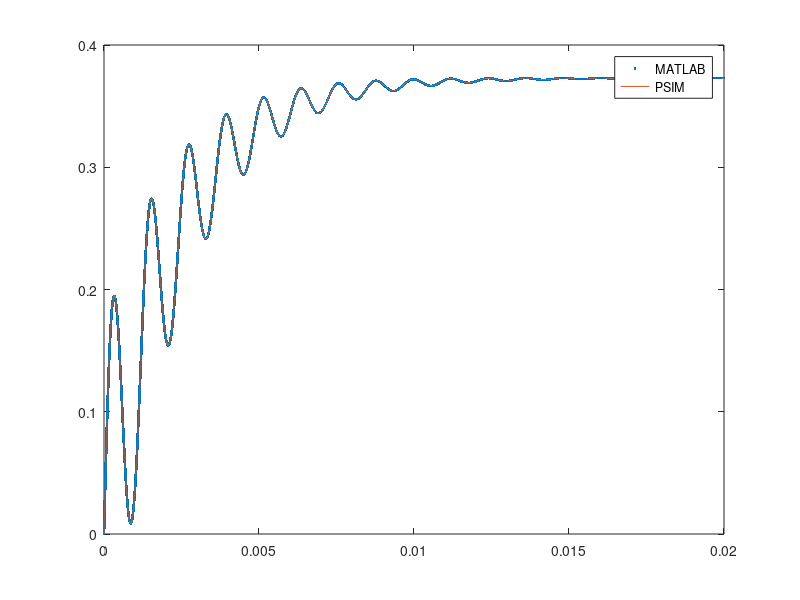

Here is the MATLAB script that generated this plot:
%% RESONANT CONTROLLER DESIGN FOR VSC1 (GRID FORMING) %%
clc;
clear all;
close all;
s = tf('s');

%% TIMES AND FREQUENCIES
% system
f_grid = 60;
t_grid = 1/f_grid;
f = 20e3;
ts = 1/f;
omega0 = 2*pi*f_grid;
% time vector
t_final = 10*t_grid;
t = 0:ts:t_final;
% reference signal
sin_w60 = sin(omega0*t);
% z
z = tf('z', ts);

%% SYSTEM PARAMETERS
% filter inductance
Rf = 0.1;
% parasitic resistance
Lf = 1e-3;
% filter capacitance
Cf = 44e-6;
% passive damping resistance
Rd = 0.5;
% load impedance (S = 12000 + 9000i)
L0 = 0.0051;
R0 = 2.5813;

%% SYSTEM MODELING
% X = [I_{Lf} V_{c} I_{L0}]'
A = [(-Rf-Rd)/Lf -1/Lf Rd/Lf; 1/Cf 0 -1/Cf; Rd/L0 1/L0 (-R0-Rd)/L0];
B = [1/Lf; 0; 0];
C = [1 0 0];
D = 0;
sys = ss(A, B, C, D);

%% LOADING PSIM .MAT FILE
load('model_validation.mat');

%% STEP RESPONSE
tsc = 1e-7;
t = 0:tsc:20e-3;
[y, t] = step(sys, t);
plot(t, y, '.');
hold on;
plot(Time, I1);
legend('MATLAB', 'PSIM');